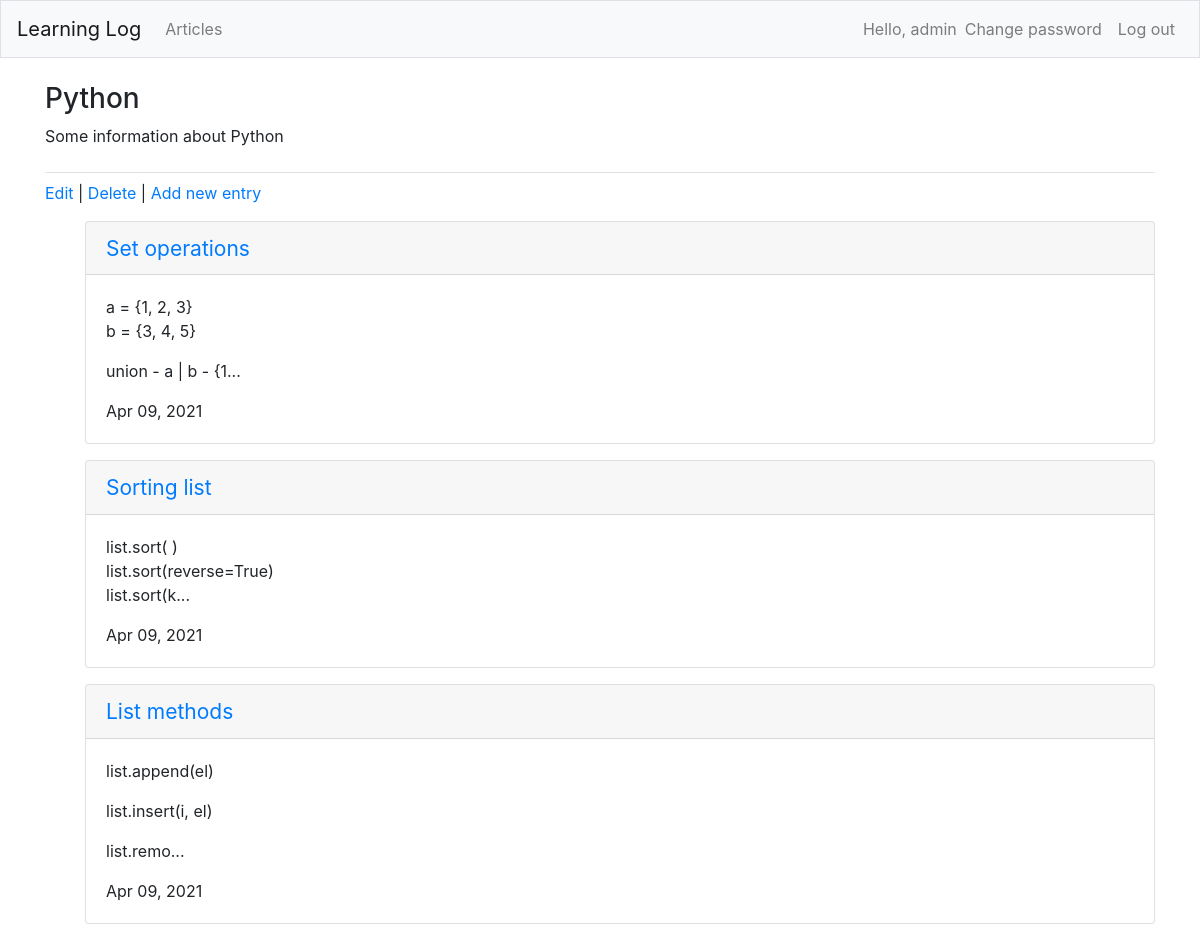
The page /articles/14/ (signed in, upper part) on the database as committed earlier.
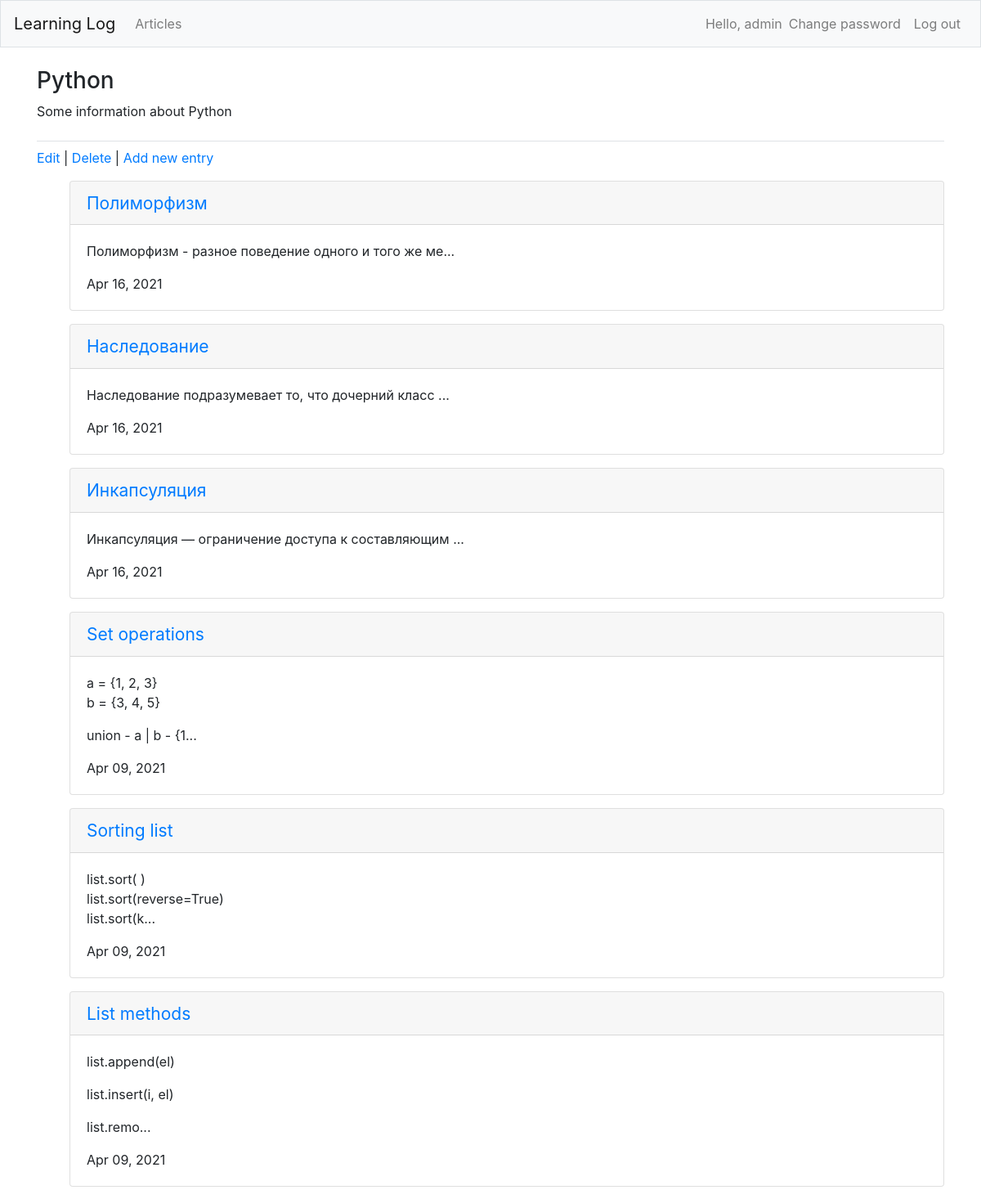
The same page on the database as committed later.
### users/models.py (models this page shows)
class CustomUser(AbstractUser):
    age = models.PositiveIntegerField(null=True, blank=True)

### articles/models.py (models this page shows, shortened)
class Article(models.Model):
    title = models.CharField(max_length=255)
    body = models.TextField()
    date = models.DateTimeField(auto_now_add=True)
    author = models.ForeignKey(get_user_model(), on_delete=models.CASCADE,)
    class Meta:
        ordering = ['-date']

class Entry(models.Model):
    article = models.ForeignKey(Article, on_delete=models.CASCADE, related_name='entries')
    title = models.CharField(max_length=255)
    body = models.TextField()
    screen = models.ImageField(upload_to='images/', blank=True)
    date = models.DateTimeField(auto_now_add=True)
    author = models.ForeignKey(get_user_model(), on_delete=models.CASCADE,)
    publish = models.DateTimeField(default=timezone.now)
    class Meta:
        ordering = ('-publish',)
        verbose_name_plural = 'Entries'
    def __str__(self):
        if len(self.body) > 50:
            return f'{self.body[:50]}...'
        else:
            return self.body

### articles/views.py (the view)
# urls.py: path('<int:pk>/', ArticleDetailView.as_view(), name='article_detail'),
class ArticleDetailView(LoginRequiredMixin, DetailView):
    model = Article
    template_name = 'article_detail.html'
    login_url = 'login'

### templates/article_detail.html (shortened to what this page needs)
{% extends 'base.html' %}
{% load bootstrap4 %}
{% block page_header %}
    <h3>{{ object.title }}</h3>
    <p>{{ object.body }}</p>
{% endblock page_header %}
{% block content %}
    <p>
        <a href="{% url 'article_edit' article.pk %}">Edit</a> |
        <a href="{% url 'article_delete' article.pk %}">Delete</a> |
        <a href="{% url 'entry_new' article.pk %}">Add new entry</a>
    </p>
    <ul>
        {% for entry in object.entries.all %}
            <div class="card mb-3">
                <h4 class="card-header">
                    <small><a href="{% url 'entry_detail' entry.pk %}">
                        {{entry.title}}
                    </a></small>
                </h4>
                <div class="card-body">
                    {{ entry|linebreaks }}
                    {{ entry.date|date:'M d, Y' }}
                </div>
            </div>
        {% empty %}
        <p>There are no entries for this topic yet.</p>
        {% endfor %}
    </ul>
{% endblock %}

### templates/base.html (shortened to what this page needs)
{% load bootstrap4 %}
<!DOCTYPE html>
<html lang="en">
<head>
    {% bootstrap_css %}
</head>
<body>
    <nav class="navbar navbar-expand-md navbar-light bg-light mb-4 border">
        <a class="navbar-brand" href="{% url 'home' %}">
            Learning Log
        </a>
        <div class="collapse navbar-collapse" id="navbarCollapse">
            <ul class="navbar-nav mr-auto">
                <li class="nav-item">
                    <a class="nav-link" href="{% url 'article_list' %}">Articles</a>
                </li>
            </ul>
            <ul class="navbar-nav ml-auto">
                {% if user.is_authenticated %}
                    <li class="nav-item">
                        <span class="navbar-text"}">
                            Hello, {{ user.username }}
                        </span>
                    </li>
                    <li class="nav-item">
                        <a class="nav-link" href="{% url 'password_change' %}">Change password</a>
                    </li>
                    <li class="nav-item">
                        <a class="nav-link" href="{% url 'logout' %}">Log out</a>
                    </li>
                {% endif %}
            </ul>
        </div>
    </nav>
    <main role="main" class="container">
        <div class="pb-2 mb-2 border-bottom">
            {% block page_header %}{% endblock page_header %}
        </div>
        <div>
            {% block content %}{% endblock content %}
        </div>
    </main>
</body>
</html>

Rows that differ between the two databases and show on the page:
added Entry: title "Полиморфизм", body "Полиморфизм - разное поведение одного и того же ме...", date "Apr 16, 2021"
added Entry: title "Наследование", body "Наследование подразумевает то, что дочерний класс ...", date "Apr 16, 2021"
added Entry: title "Инкапсуляция", body "Инкапсуляция — ограничение доступа к составляющим ...", date "Apr 16, 2021"
